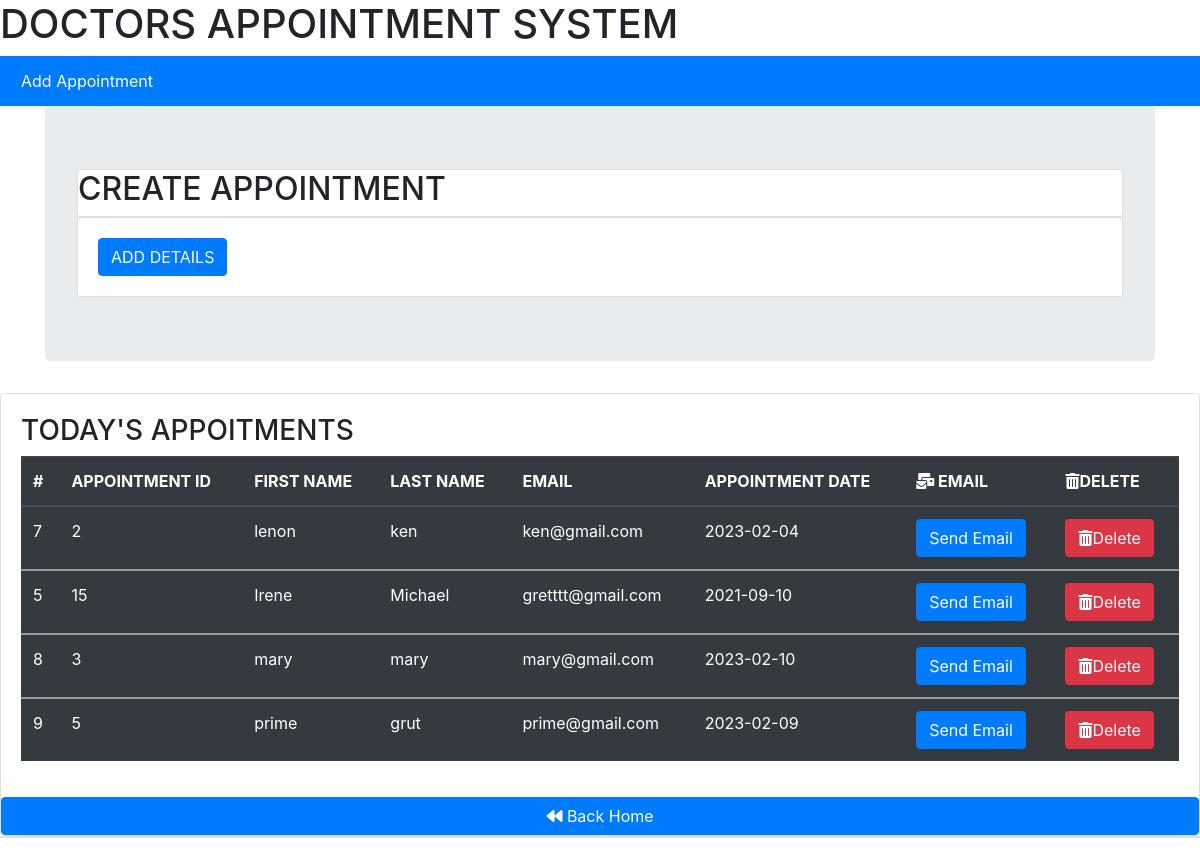
Page /nextvisit.php on the committed database.
### tables this page shows
CREATE TABLE IF NOT EXISTS `visit` (
  `id` int NOT NULL AUTO_INCREMENT,
  `appid` int NOT NULL,
  `mname` varchar(255) NOT NULL,
  `cname` varchar(255) NOT NULL,
  `email` varchar(2555) NOT NULL,
  `datev` date NOT NULL,
  PRIMARY KEY (`id`)
);

### nextvisit.php (the view, shortened to what this page needs)
<!DOCTYPE html>
<html lang="en">
<head>
    <link rel="stylesheet" href="https://stackpath.bootstrapcdn.com/bootstrap/4.3.1/css/bootstrap.min.css">
    <link rel="stylesheet" href="https://pro.fontawesome.com/releases/v5.10.0/css/all.css"/>
    <!DOCTYPE html>
    <h1>DOCTORS APPOINTMENT SYSTEM</h1>
</head>
<body>
  <a href="#" class="list-group-item list-group-item-action active">Add Appointment</a>
    <div class="container">
      <div class="jumbotron">
          <div class="card">
          <H2>CREATE APPOINTMENT</H2>
          </div>
          <div class="card">
              <div class="card-body">
              <button type="button" class="btn btn-primary" data-toggle="modal" data-target="#mothersreg">
           ADD DETAILS
         </button>
        </div>
          </div>
      </div>
    </div>
    <div class="card">
              <div class="card-body">
<?php
$conn = mysqli_connect("localhost","root","");
$query = "SELECT * FROM visit";
$query_run = mysqli_query($conn, $query);
?>
              <table class="table table-dark">
  <thead>
    <h3>TODAY'S APPOITMENTS</h3>
    <tr>
      <th scope="col">#</th>
      <th scope="col">APPOINTMENT ID</th>
      <th scope="col">FIRST NAME</th>
      <th scope="col">LAST NAME</th>
      <th scope="col">EMAIL </th>
      <th scope="col">APPOINTMENT DATE</th>
      <th scope="col"> <i class="fas fa-mail-bulk    "></i> EMAIL</th>
      <th scope="col"> <i class="fas fa-trash-alt"></i>DELETE</th>
    </tr>
  </thead>
  <?php
if($query_run){
foreach($query_run as $row){
      ?>
  <tbody>
    <tr>
      <td><?php echo $row['id']; ?></td>
      <td><?php echo $row['appid']; ?></td>
      <td><?php echo $row['mname']; ?></td>
      <td><?php echo $row['cname']; ?></td>
      <td><?php echo $row['email']; ?></td>
      <td><?php echo $row['datev']; ?></td>
      <td>
      <a class="btn btn-primary" href="C:\wamp64\www\New\SendEmailFromLocalhost" role="button"> Send Email</a>      </td>
       <td>
        <button class="btn btn-danger delete"  name="delete" type="button"><i class="fas fa-trash-alt"></i>Delete</button>
      </td>
    </tr>
  </tbody>
  <?php
    }
}
else{
    echo "No Record Found";
}
?>
</table>
              </div>
              <a class="btn btn-primary" href="index.php" role="button"><i class="fas fa-backward    "></i> Back Home</a>
           </div>
    <div class="card"></div>
    <div class="card-body"></div>
</body>
</html>

### rows in the picture
visit: id "7", appid "2", mname "lenon", cname "ken", email "ken@gmail.com", datev "2023-02-04"
visit: id "5", appid "15", mname "Irene", cname "Michael", email "gretttt@gmail.com", datev "2021-09-10"
visit: id "8", appid "3", mname "mary", cname "mary", email "mary@gmail.com", datev "2023-02-10"
visit: id "9", appid "5", mname "prime", cname "grut", email "prime@gmail.com", datev "2023-02-09"
